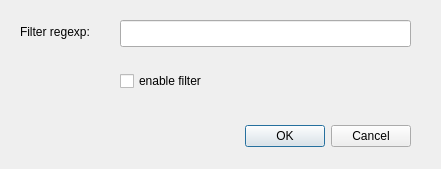
<?xml version="1.0" encoding="UTF-8"?>
<ui version="4.0">
 <class>Dialog</class>
 <widget class="QDialog" name="Dialog">
  <property name="geometry">
   <rect>
    <x>0</x>
    <y>0</y>
    <width>441</width>
    <height>169</height>
   </rect>
  </property>
  <property name="windowTitle">
   <string>Create New Regexp Filter</string>
  </property>
  <widget class="QDialogButtonBox" name="buttonBox">
   <property name="geometry">
    <rect>
     <x>230</x>
     <y>120</y>
     <width>181</width>
     <height>32</height>
    </rect>
   </property>
   <property name="orientation">
    <enum>Qt::Horizontal</enum>
   </property>
   <property name="standardButtons">
    <set>QDialogButtonBox::Cancel|QDialogButtonBox::Ok</set>
   </property>
  </widget>
  <widget class="QLabel" name="label">
   <property name="geometry">
    <rect>
     <x>20</x>
     <y>16</y>
     <width>91</width>
     <height>31</height>
    </rect>
   </property>
   <property name="text">
    <string>Filter regexp:</string>
   </property>
  </widget>
  <widget class="QLineEdit" name="lineEdit">
   <property name="geometry">
    <rect>
     <x>120</x>
     <y>20</y>
     <width>291</width>
     <height>27</height>
    </rect>
   </property>
  </widget>
  <widget class="QCheckBox" name="checkBox">
   <property name="geometry">
    <rect>
     <x>120</x>
     <y>70</y>
     <width>111</width>
     <height>22</height>
    </rect>
   </property>
   <property name="text">
    <string>enable filter</string>
   </property>
  </widget>
 </widget>
 <resources/>
 <connections>
  <connection>
   <sender>buttonBox</sender>
   <signal>accepted()</signal>
   <receiver>Dialog</receiver>
   <slot>accept()</slot>
   <hints>
    <hint type="sourcelabel">
     <x>248</x>
     <y>254</y>
    </hint>
    <hint type="destinationlabel">
     <x>157</x>
     <y>274</y>
    </hint>
   </hints>
  </connection>
  <connection>
   <sender>buttonBox</sender>
   <signal>rejected()</signal>
   <receiver>Dialog</receiver>
   <slot>reject()</slot>
   <hints>
    <hint type="sourcelabel">
     <x>316</x>
     <y>260</y>
    </hint>
    <hint type="destinationlabel">
     <x>286</x>
     <y>274</y>
    </hint>
   </hints>
  </connection>
 </connections>
</ui>
